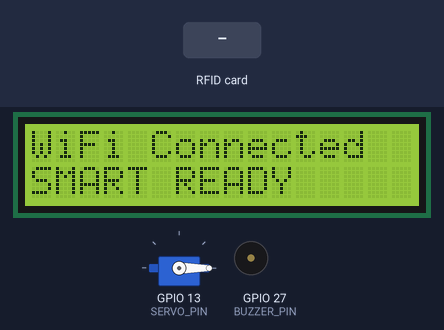
The sketch below on a simulated ESP32. Shown: 16×2 character LCD, servo, buzzer (waves = sounding, pin HIGH). Inputs (shaded band) come from the test bench. WiFi joins after 1.5 s; servers stay silent unless stated; uploads are accepted with an empty reply; what the sketch prints to the serial monitor is not drawn.

Above: at 4.2 s.
At 8.4 s:
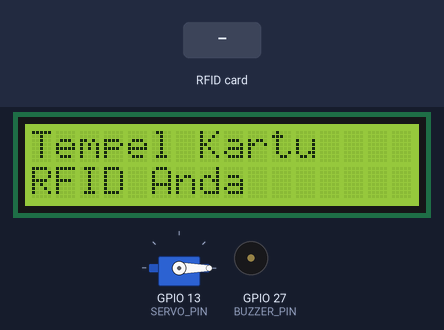
8.5 s: RFID card 5E 7A 19 C4 held to the reader
At 9.3 s:
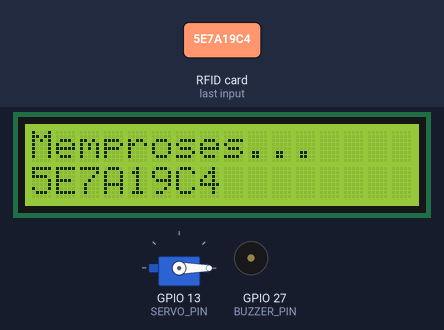
At 12.3 s:
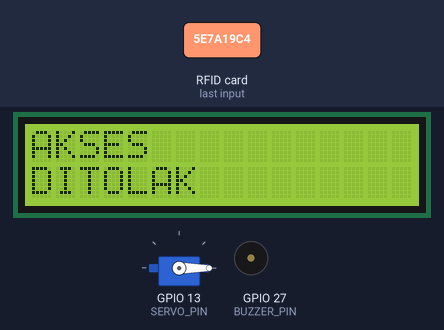
Timing chart, 0 to 13.8 s (numbered marks = the images above; inputs shaded):
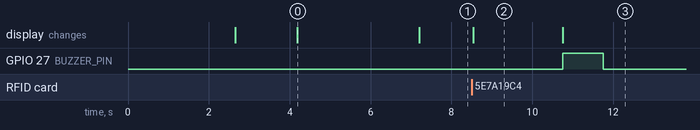

Measured:
- after the input at 8.5 s, GPIO 27 (BUZZER_PIN): LOW → HIGH after 2.3 s, → LOW 1.0 s later; the display: changes at once (image 2)
- what the display in image 0 shows lasts 3.0 s, from 4.2 s to 7.2 s
- what the display in image 2 shows lasts 2.3 s, from 8.5 s to 10.8 s

The sketch:

rfid.ino
```cpp
#include <WiFi.h>
#include <HTTPClient.h>

#include <SPI.h>
#include <MFRC522.h>

#include <ESP32Servo.h>

#include <Wire.h>
#include <LiquidCrystal_I2C.h>


// ================= PIN CONFIG =================

// RFID RC522
#define SS_PIN   5
#define RST_PIN  4

// Servo
#define SERVO_PIN 13

// Buzzer
#define BUZZER_PIN 27


// ================= WIFI =================

const char* ssid = "YOUR_WIFI_NAME";
const char* password = "YOUR_WIFI_PASSWORD";


// ================= SERVER =================

String serverName =
"http://YOUR_SERVER_IP/smartdoor/save_log.php";


// ================= OBJECT =================

MFRC522 rfid(SS_PIN, RST_PIN);

Servo doorServo;

LiquidCrystal_I2C lcd(0x27, 16, 2);


// ================= SETUP =================

void setup() {

  Serial.begin(115200);


  // ================= LCD =================

  lcd.init();

  lcd.backlight();


  lcd.setCursor(0,0);
  lcd.print("SMART DOOR");

  lcd.setCursor(0,1);
  lcd.print("Starting...");


  delay(2500);


  // ================= SERVO =================

  doorServo.attach(SERVO_PIN);

  // posisi awal terkunci
  doorServo.write(0);


  // ================= BUZZER =================

  pinMode(BUZZER_PIN, OUTPUT);

  digitalWrite(BUZZER_PIN, LOW);


  // ================= RFID =================

  SPI.begin();

  rfid.PCD_Init();


  // ================= WIFI =================

  WiFi.begin(ssid, password);


  lcd.clear();

  lcd.setCursor(0,0);
  lcd.print("Connecting");

  lcd.setCursor(0,1);
  lcd.print("WiFi...");


  int timeout = 0;


  while (WiFi.status() != WL_CONNECTED) {

    delay(500);

    Serial.print(".");


    timeout++;


    // timeout 20 detik
    if(timeout > 40){

      Serial.println("");

      Serial.println("WiFi Gagal");


      lcd.clear();

      lcd.setCursor(0,0);
      lcd.print("WiFi Gagal");

      lcd.setCursor(0,1);
      lcd.print("Cek Hotspot");


      delay(3000);

      break;

    }

  }


  // ================= STATUS WIFI =================

  if(WiFi.status() == WL_CONNECTED){

    Serial.println("");

    Serial.println("WiFi Connected");

    Serial.print("IP : ");

    Serial.println(WiFi.localIP());


    lcd.clear();

    lcd.setCursor(0,0);
    lcd.print("WiFi Connected");

    lcd.setCursor(0,1);
    lcd.print("SMART READY");


    delay(3000);

  }


  else{

    lcd.clear();

    lcd.setCursor(0,0);
    lcd.print("Mode Offline");

    lcd.setCursor(0,1);
    lcd.print("SMART DOOR");


    delay(3000);

  }


  // ================= READY =================

  lcd.clear();

  lcd.setCursor(0,0);
  lcd.print("Tempel Kartu");

  lcd.setCursor(0,1);
  lcd.print("RFID Anda");

}


// ================= LOOP =================

void loop() {


  // ================= CEK KARTU =================

  if (!rfid.PICC_IsNewCardPresent())
    return;


  if (!rfid.PICC_ReadCardSerial())
    return;


  // ================= BACA UID =================

  String uid = "";


  for (byte i = 0; i < rfid.uid.size; i++) {

    if (rfid.uid.uidByte[i] < 0x10) {

      uid += "0";

    }


    uid += String(
      rfid.uid.uidByte[i],
      HEX
    );

  }


  uid.toUpperCase();


  Serial.print("UID : ");

  Serial.println(uid);


  // ================= LCD MEMPROSES =================

  lcd.clear();

  lcd.setCursor(0,0);
  lcd.print("Memproses...");

  lcd.setCursor(0,1);
  lcd.print(uid);


  delay(2000);


  // ================= HTTP POST =================

  if (WiFi.status() == WL_CONNECTED) {

    HTTPClient http;


    http.begin(serverName);


    http.addHeader(
      "Content-Type",
      "application/x-www-form-urlencoded"
    );


    // ================= KIRIM UID =================

    String httpRequestData =
    "uid=" + uid;


    int httpResponseCode =
    http.POST(httpRequestData);


    String response =
    http.getString();


    response.trim();


    Serial.print("Response : ");

    Serial.println(response);


    // ================= AKSES DITERIMA =================

    if (response == "valid") {

      Serial.println("AKSES DITERIMA");


      // ================= LCD VALID =================

      lcd.clear();

      lcd.setCursor(0,0);
      lcd.print("AKSES");

      lcd.setCursor(0,1);
      lcd.print("DITERIMA");


      delay(3000);


      // ================= BUZZER PENDEK =================

      digitalWrite(BUZZER_PIN, HIGH);

      delay(200);

      digitalWrite(BUZZER_PIN, LOW);


      // ================= SERVO BUKA =================

      doorServo.write(180);

      Serial.println("SERVO TERBUKA");


      // ================= LCD TERBUKA =================

      lcd.clear();

      lcd.setCursor(0,0);
      lcd.print("PINTU TERBUKA");

      lcd.setCursor(0,1);
      lcd.print("WELCOME");


      // ================= DELAY 7 DETIK =================

      delay(7000);


      // ================= SERVO TUTUP =================

      doorServo.write(0);

      Serial.println("SERVO TERTUTUP");


      // ================= LCD TERKUNCI =================

      lcd.clear();

      lcd.setCursor(0,0);
      lcd.print("PINTU TERKUNCI");

      lcd.setCursor(0,1);
      lcd.print("SMART DOOR");


      delay(3000);

    }


    // ================= AKSES DITOLAK =================

    else {

      Serial.println("AKSES DITOLAK");


      // ================= LCD INVALID =================

      lcd.clear();

      lcd.setCursor(0,0);
      lcd.print("AKSES");

      lcd.setCursor(0,1);
      lcd.print("DITOLAK");


      // ================= BUZZER PANJANG =================

      digitalWrite(BUZZER_PIN, HIGH);

      delay(1000);

      digitalWrite(BUZZER_PIN, LOW);


      delay(5000);

    }


    // ================= KEMBALI NORMAL =================

    lcd.clear();

    lcd.setCursor(0,0);
    lcd.print("Tempel Kartu");

    lcd.setCursor(0,1);
    lcd.print("RFID Anda");


    http.end();

  }


  // ================= MODE OFFLINE =================

  else{

    lcd.clear();

    lcd.setCursor(0,0);
    lcd.print("WiFi Offline");

    lcd.setCursor(0,1);
    lcd.print("Tidak Terhubung");


    delay(3000);

  }


  // ================= STOP RFID =================

  rfid.PICC_HaltA();

  rfid.PCD_StopCrypto1();


  // ================= ANTI DOUBLE TAP =================

  delay(2000);

}
```
